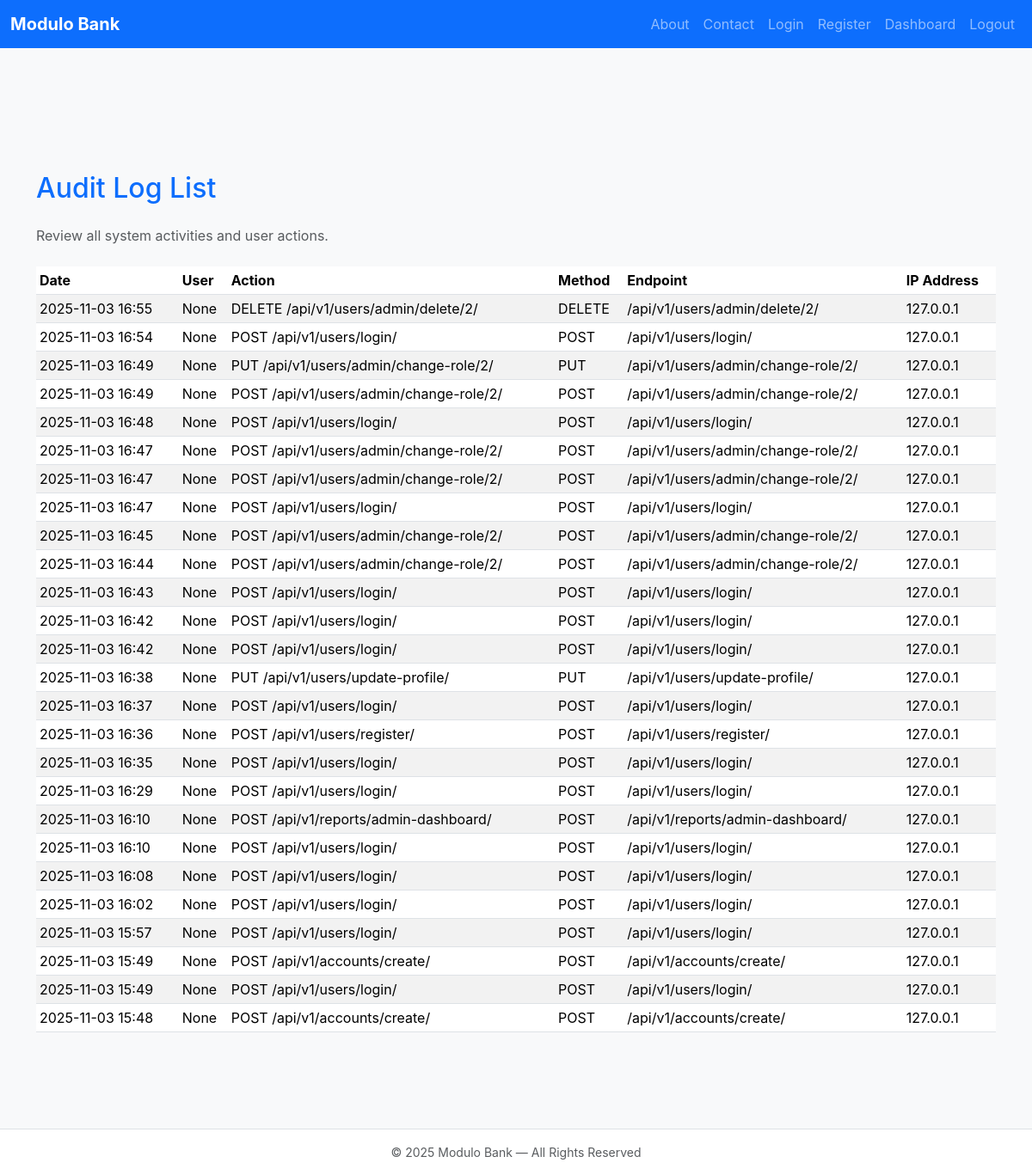
The app's page /audit/ (signed in), older data.
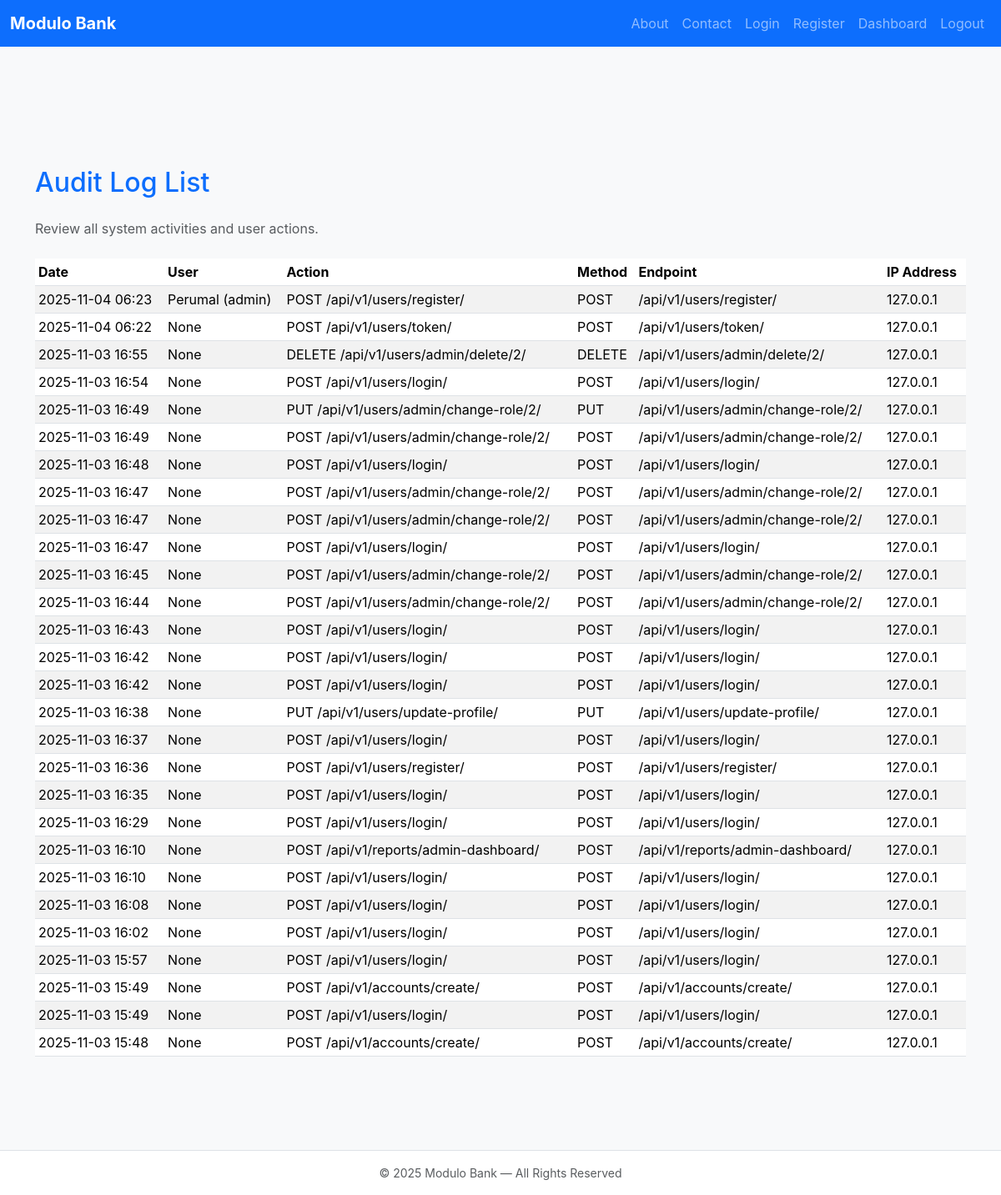
The same page, newer data.
### apps/audit/models.py (models this page shows, shortened)
class AuditLog(models.Model):
    id = models.UUIDField(primary_key=True, default=uuid.uuid4, editable=False)
    user = models.ForeignKey(User, on_delete=models.SET_NULL, null=True, blank=True)
    action = models.CharField(max_length=255)
    details = models.TextField(blank=True, null=True)
    method = models.CharField(max_length=10, blank=True, null=True)
    endpoint = models.CharField(max_length=255, null=True, blank=True)
    ip_address = models.GenericIPAddressField(null=True, blank=True)
    created_at = models.DateTimeField(auto_now_add=True)
    class Meta:
        ordering = ['-created_at']

### apps/users/models.py (models this page shows)
class User(AbstractUser):
    ROLE_CHOICES = [
        ('customer', 'Customer'),
        ('admin', 'Admin'),
        ('auditor', 'Auditor'),
    ]
    role = models.CharField(max_length=20, choices=ROLE_CHOICES, default='customer')
    phone = models.CharField(max_length=15, blank=True, null=True)
    def __str__(self):
        return f"{self.username} ({self.role})"

### apps/pages/views.py (the view)
# urls.py: path('audit/', views.audit_logs_page, name='audit-logs'),
@login_required(login_url='/login/')
@user_passes_test(lambda u: u.is_staff)
def audit_logs_page(request):
    audit_logs = AuditLog.objects.all().order_by('-created_at')[:100]  # latest 100 logs
    return render(request, 'audit/audit_logs.html', {'audit_logs': audit_logs})

### templates/audit/audit_logs.html (shortened to what this page needs)
{% extends "base.html" %}
{% block content %}
<section class="container py-5">
  <h2 class="text-primary mb-4">Audit Log List</h2>
  <p class="text-muted mb-4">Review all system activities and user actions.</p>
  <table class="table table-striped table-sm">
    <thead>
      <tr>
        <th>Date</th>
        <th>User</th>
        <th>Action</th>
        <th>Method</th>
        <th>Endpoint</th>
        <th>IP Address</th>
      </tr>
    </thead>
    <tbody>
      {% for log in audit_logs %}
      <tr>
        <td>{{ log.created_at|date:"Y-m-d H:i" }}</td>
        <td>{{ log.user }}</td>
        <td>{{ log.action }}</td>
        <td>{{ log.method }}</td>
        <td>{{ log.endpoint }}</td>
        <td>{{ log.ip_address }}</td>
      </tr>
      {% empty %}
      <tr>
        <td colspan="6" class="text-center text-muted">No audit logs yet</td>
      </tr>
      {% endfor %}
    </tbody>
  </table>
</section>
{% endblock %}

Row changes from the older to the newer data that the page shows:
added AuditLog: created_at "2025-11-04 06:23", user "Perumal (admin)", action "POST /api/v1/users/register/", method "POST", endpoint "/api/v1/users/register/", ip_address "127.0.0.1"
added AuditLog: created_at "2025-11-04 06:22", user "None", action "POST /api/v1/users/token/", method "POST", endpoint "/api/v1/users/token/", ip_address "127.0.0.1"
